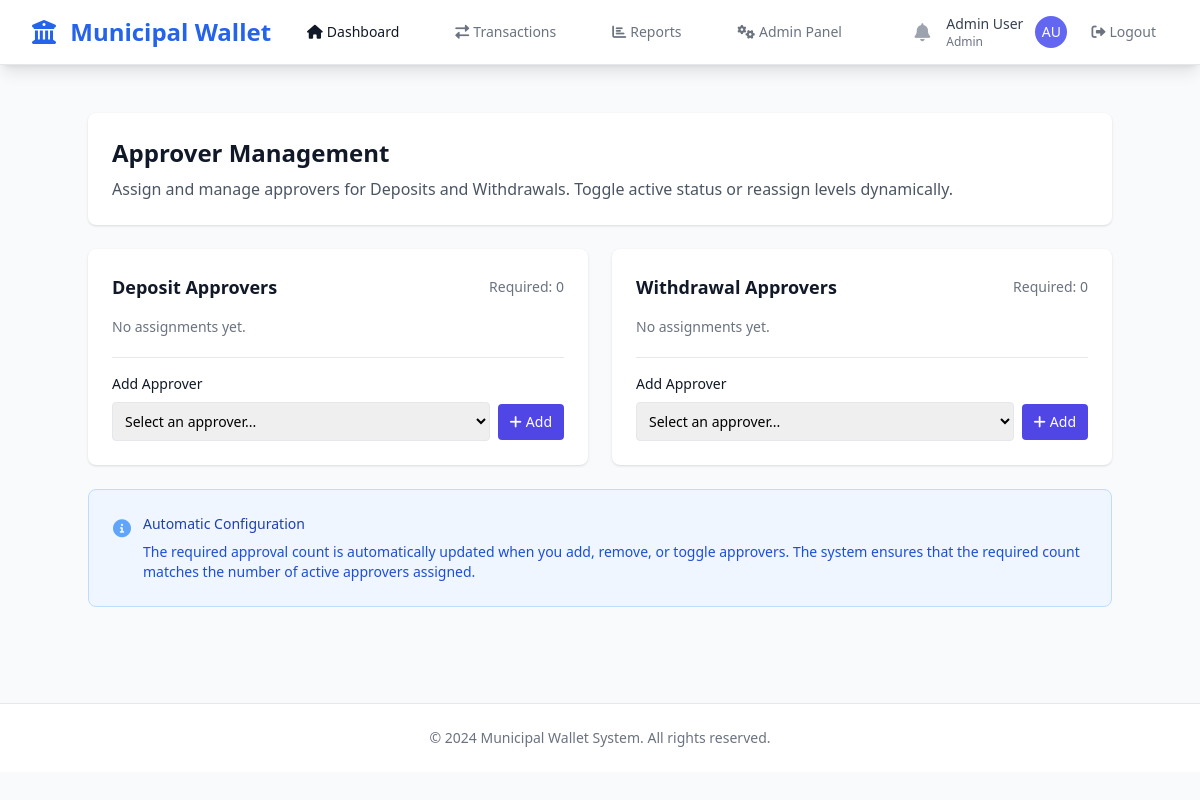
The app's page /admin-panel/approvers/ (signed in), older data.
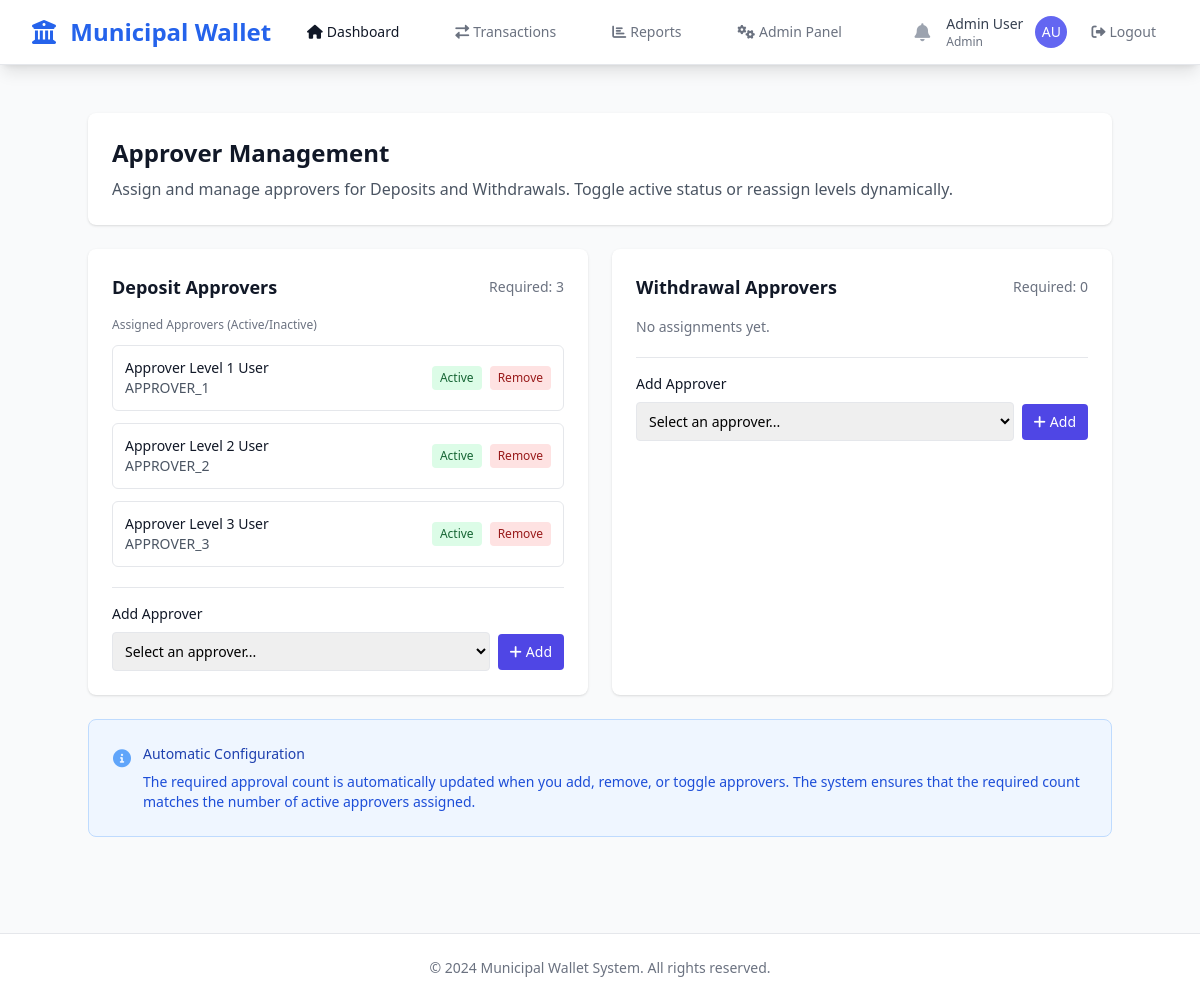
The same page, newer data.
### apps/admin_panel/models.py (models this page shows, shortened)
class ApproverAssignment(models.Model):
    TRANSACTION_TYPE_CHOICES = [
        ('DEPOSIT', 'Deposit'),
        ('WITHDRAWAL', 'Withdrawal'),
    ]
    transaction_type = models.CharField(
        max_length=20,
        choices=TRANSACTION_TYPE_CHOICES,
        help_text="Type of transaction this approver can approve"
    )
    approver = models.ForeignKey(
        User,
        on_delete=models.CASCADE,
        limit_choices_to={'role__in': ['APPROVER_1', 'APPROVER_2', 'APPROVER_3', 'APPROVER_4', 'APPROVER_5']},
        help_text="User who can approve this transaction type"
    )
    is_active = models.BooleanField(
        default=True,
        help_text="Whether this approver assignment is active"
    )
    created_at = models.DateTimeField(auto_now_add=True)
    updated_at = models.DateTimeField(auto_now=True)
    class Meta:
        unique_together = ['transaction_type', 'approver']
        verbose_name = 'Approver Assignment'
        verbose_name_plural = 'Approver Assignments'
        ordering = ['transaction_type', 'approver__username']
    @classmethod
    def get_approvers_for_transaction_type(cls, transaction_type, active_only=True):
        queryset = cls.objects.filter(transaction_type=transaction_type)
        if active_only:
            queryset = queryset.filter(is_active=True)
        return queryset.order_by('approver__username')

### apps/accounts/models.py (models this page shows, shortened)
class User(AbstractUser):
    ROLE_CHOICES = [
        ('INITIATOR', 'Initiator'),
        ('APPROVER_1', 'Approver Level 1'),
        ('APPROVER_2', 'Approver Level 2'),
        ('APPROVER_3', 'Approver Level 3'),
        ('APPROVER_4', 'Approver Level 4'),
        ('APPROVER_5', 'Approver Level 5'),
    ]
    username = models.CharField(max_length=150, unique=True, blank=True, null=True)
    email = models.EmailField(unique=True)
    first_name = models.CharField(max_length=150)
    last_name = models.CharField(max_length=150)
    role = models.CharField(max_length=20, choices=ROLE_CHOICES, default='INITIATOR')
    city = models.ForeignKey('cities.City', on_delete=models.SET_NULL, null=True, blank=True)
    is_active = models.BooleanField(default=True)
    phone_number = models.CharField(
        max_length=17,
        validators=[RegexValidator(
            regex=r'^\+?1?\d{9,15}$',
            message="Phone number must be entered in the format: '+999999999'. Up to 15 digits allowed."
        )],
        blank=True,
        null=True
    )
    two_factor_enabled = models.BooleanField(default=False)
    created_at = models.DateTimeField(auto_now_add=True)
    updated_at = models.DateTimeField(auto_now=True)
    objects = UserManager()
    USERNAME_FIELD = 'email'
    REQUIRED_FIELDS = ['first_name', 'last_name']
    class Meta:
        db_table = 'users'
        verbose_name = 'User'
        verbose_name_plural = 'Users'
    @property
    def full_name(self):
        return f"{self.first_name} {self.last_name}"
    def can_create_requests(self):
        return self.role == 'INITIATOR'
    def can_approve_requests(self):
        return self.role in ['APPROVER_1', 'APPROVER_2', 'APPROVER_3', 'APPROVER_4', 'APPROVER_5']

### apps/admin_panel/views.py (the view)
# urls.py: path('approvers/', views.approver_management_view, name='approver_management'),
@login_required
@user_passes_test(is_admin)
def approver_management_view(request):
    deposit_assignments = ApproverAssignment.get_approvers_for_transaction_type('DEPOSIT', active_only=False)
    withdrawal_assignments = ApproverAssignment.get_approvers_for_transaction_type('WITHDRAWAL', active_only=False)
    all_approvers = User.objects.filter(
        role__in=['APPROVER_1', 'APPROVER_2', 'APPROVER_3', 'APPROVER_4', 'APPROVER_5'],
        is_active=True
    ).order_by('role')
    assigned_deposit_ids = [a.approver.id for a in deposit_assignments.filter(is_active=True)]
    assigned_withdrawal_ids = [a.approver.id for a in withdrawal_assignments.filter(is_active=True)]
    available_deposit_approvers = all_approvers.exclude(id__in=assigned_deposit_ids)
    available_withdrawal_approvers = all_approvers.exclude(id__in=assigned_withdrawal_ids)
    deposit_config = ApprovalConfiguration.objects.filter(transaction_type='DEPOSIT').first()
    withdrawal_config = ApprovalConfiguration.objects.filter(transaction_type='WITHDRAWAL').first()
    active_deposit_count = deposit_assignments.filter(is_active=True).count()
    active_withdrawal_count = withdrawal_assignments.filter(is_active=True).count()
    context = {
        'deposit_assignments': deposit_assignments,
        'withdrawal_assignments': withdrawal_assignments,
        'available_approvers': all_approvers,  # Keep for backward compatibility
        'available_deposit_approvers': available_deposit_approvers,
        'available_withdrawal_approvers': available_withdrawal_approvers,
        'deposit_config': deposit_config,
        'withdrawal_config': withdrawal_config,
        'active_deposit_count': active_deposit_count,
        'active_withdrawal_count': active_withdrawal_count,
    }
    return render(request, 'admin_panel/approver_management.html', context)

### apps/admin_panel/views.py (called while the page is built)
def is_admin(user):
    return user.is_superuser or user.is_staff

### templates/admin_panel/approver_management.html (shortened to what the changed rows need)
{% extends 'base.html' %}
{% block content %}
<div class="px-4 py-6 sm:px-0">
    <div class="max-w-5xl mx-auto">
        <div class="bg-white shadow rounded-lg mb-6">
            <div class="px-4 py-5 sm:p-6">
                <h1 class="text-2xl font-bold text-gray-900 mb-2">Approver Management</h1>
            </div>
        </div>
        <div class="grid grid-cols-1 md:grid-cols-2 gap-6">
            <div class="bg-white shadow rounded-lg">
                <div class="px-4 py-5 sm:p-6">
                    <div class="flex justify-between items-center mb-4">
                        <h2 class="text-lg font-semibold text-gray-900">Deposit Approvers</h2>
                        <div class="text-sm text-gray-500">Required: {{ active_deposit_count }}</div>
                    </div>
                    <div class="space-y-3">
                        {% if deposit_assignments %}
                        <div class="text-xs text-gray-500 mb-2">Assigned Approvers (Active/Inactive)</div>
                        {% endif %}
                        {% for a in deposit_assignments %}
                        <div class="flex items-center justify-between border rounded-md p-3 {% if a.is_active %}border-gray-200 bg-white{% else %}border-gray-300 bg-gray-50{% endif %}">
                            <div>
                                <div class="text-sm font-medium {% if a.is_active %}text-gray-900{% else %}text-gray-600{% endif %}">{{ a.approver.full_name }}</div>
                                <div class="text-sm {% if a.is_active %}text-gray-600{% else %}text-gray-500{% endif %}">{{ a.approver.role }}</div>
                            </div>
                            <div class="flex items-center space-x-2">
                                <button data-id="{{ a.id }}" class="toggle-assignment px-2 py-1 text-xs rounded {% if a.is_active %}bg-green-100 text-green-800{% else %}bg-gray-100 text-gray-700{% endif %}">{% if a.is_active %}Active{% else %}Inactive{% endif %}</button>
                                <button data-id="{{ a.id }}" class="remove-assignment px-2 py-1 text-xs rounded bg-red-100 text-red-800">Remove</button>
                            </div>
                        </div>
                        {% empty %}
                        <div class="text-sm text-gray-500">No assignments yet.</div>
                        {% endfor %}
                    </div>
                </div>
            </div>
            <div class="bg-white shadow rounded-lg">
                <div class="px-4 py-5 sm:p-6">
                    <div class="flex justify-between items-center mb-4">
                        <h2 class="text-lg font-semibold text-gray-900">Withdrawal Approvers</h2>
                    </div>
                </div>
            </div>
        </div>
    </div>
</div>
{% endblock %}

Row changes from the older to the newer data that the page shows:
added ApproverAssignment: approver.full_name "Approver Level 1 User", approver.role "APPROVER_1", is_active "Active"
added ApproverAssignment: approver.full_name "Approver Level 2 User", approver.role "APPROVER_2", is_active "Active"
added ApproverAssignment: approver.full_name "Approver Level 3 User", approver.role "APPROVER_3", is_active "Active"
Text that changed along with them:
{{ active_deposit_count }}: "0" → "3"
text no longer shown: "No assignments yet."
text now shown: "Assigned Approvers (Active/Inactive)"
